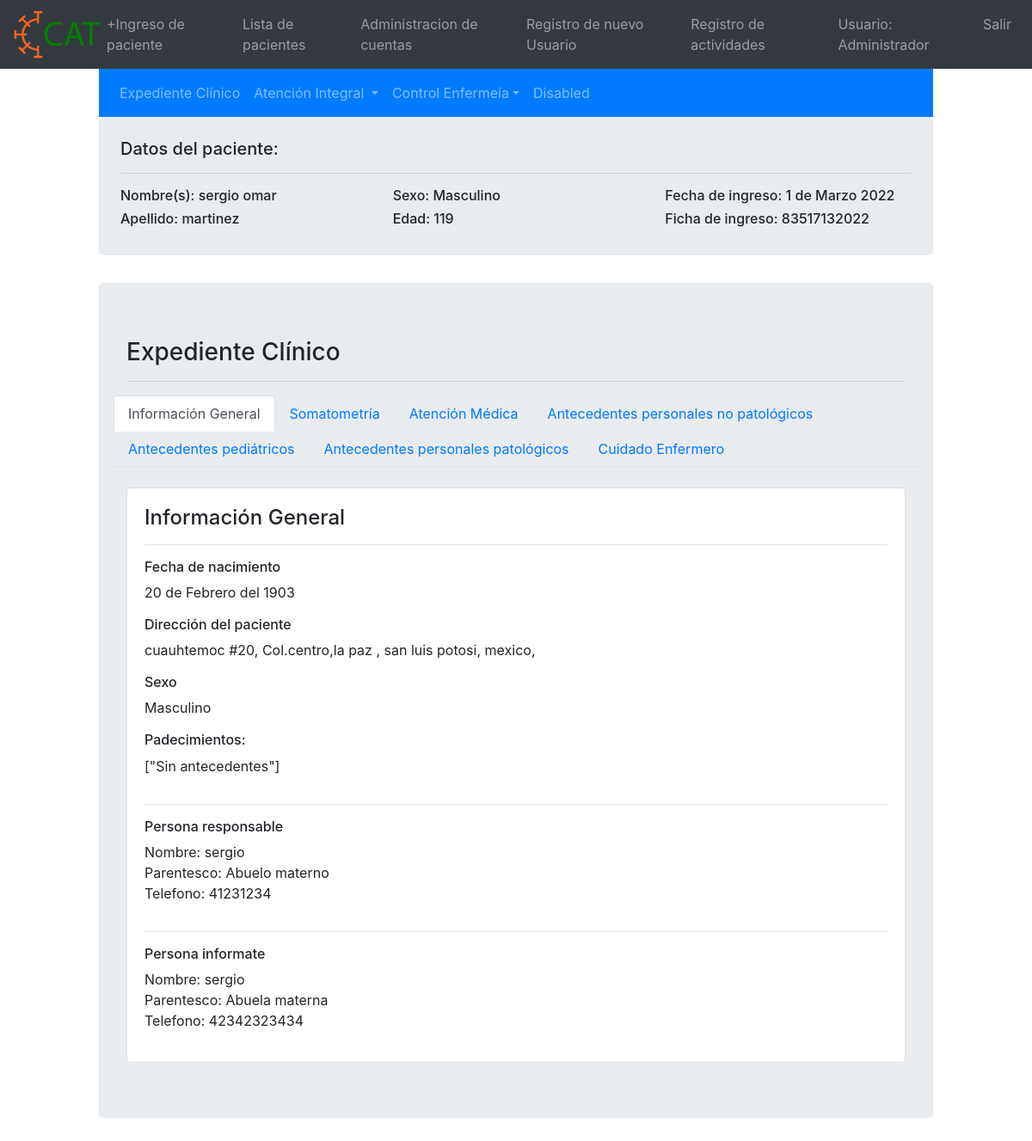
The page /patient_dashboard?enter_id=83517132022 (signed in) on the database its author committed.
### main.py (models this page shows)
class User(db.Model, UserMixin):
    id = db.Column(db.Integer, primary_key=True)
    username = db.Column(db.String(20),nullable=False,unique=True)
    user_names = db.Column(db.String(20),nullable=False,unique=False)
    user_first_lastname=db.Column(db.String(20),nullable=False,unique=False)
    user_second_lastname=db.Column(db.String(20),nullable=True,unique=False)
    password = db.Column(db.String(80),nullable=False)
    set_new_password = db.Column(db.Boolean(),nullable=False)
    user_type = db.Column(db.String(20),nullable=False)
    user_cedula = db.Column(db.String(20),nullable=True)
    active_user = db.Column(db.Boolean(),nullable=False)
    created_by = db.Column(db.String(80),nullable=False)
    register_date = db.Column(db.DateTime, default=datetime.datetime.utcnow)

class Patient(db.Model, UserMixin):
    ct = datetime.datetime.now()
    id = db.Column(db.Integer, primary_key=True)
    enter_id = db.Column(db.Integer,nullable=False,unique=True)
    enter_date = db.Column(db.DateTime, default = datetime.datetime.utcnow)
    informacion_introducida_por = db.Column(db.String(20),nullable=False,unique=False)
    names = db.Column(db.String(20),nullable=False,unique=False)
    first_lastname = db.Column(db.String(30),nullable=False,unique=False)
    second_lastname = db.Column(db.String(30),nullable=False,unique=False)
    dia_nacimiento = db.Column(db.String(3),nullable=False)
    mes_nacimiento = db.Column(db.String(3),nullable=False)
    ano_nacimiento = db.Column(db.String(5),nullable=False)
    address_street = db.Column(db.String(30),nullable=False)
    address_number = db.Column(db.String(30),nullable=False)
    address_cp = db.Column(db.String(30),nullable=False)
    address_colonia = db.Column(db.String(40),nullable=False)
    address_municipio = db.Column(db.String(40),nullable=False)
    address_estado = db.Column(db.String(40),nullable=False)
    address_pais = db.Column(db.String(40),nullable=False)
    gender = db.Column(db.String(20),nullable=False)
    prueba_covid = db.Column(db.String(20),nullable=False)
    saturacion = db.Column(db.String(5),nullable=False)
    padecimientos = db.Column(db.String(250),nullable=False)
    alergias = db.Column(db.String(40))
    persona_responsable_nombre = db.Column(db.String(50),nullable=False)
    persona_responsable_parentesco = db.Column(db.String(30),nullable=False)
    persona_responsable_tel = db.Column(db.String(15))
    persona_informante_nombre = db.Column(db.String(50),nullable=False)
    persona_informante_parentesco = db.Column(db.String(30),nullable=False)
    persona_informante_tel = db.Column(db.String(15))
    ant_heredo_familiares = db.Column(db.Boolean(),default = False)
    ant_personales_no_pat = db.Column(db.Boolean(),default = False)
    ant_personales_pat = db.Column(db.Boolean(), default = False)
    ant_pediatricos = db.Column(db.Boolean(), default = False)
    ant_gineco = db.Column(db.String(), default = False)
    somatometria = db.Column(db.Boolean(), default = False)

### main.py (the view)
@app.route('/patient_dashboard',methods=['GET','POST'])
@login_required
def patient_dashboard():
    if request.method == "GET":
        data = request.args
        enter_id = data.get("enter_id")
        patient = Patient.query.filter_by(enter_id=enter_id).first()
        somatometria = Somatometria.query.filter_by(enter_id=enter_id).first()
        atencion_medica = Atencion_medica.query.filter_by(enter_id=enter_id).first()
        antecedentes_personales_no_patologicos = Antecedentes_personales_no_patologicos.query.filter_by(enter_id=enter_id).first()
        antecedentes_pediatricos = Antecedentes_pediatricos.query.filter_by(enter_id=enter_id).first()
        ce_diagnosticos_enfermeria = Ce_diagnosticos_enfermeria.query.filter_by(enter_id=enter_id).all()
        ce_prevencion_caidas = Ce_prevencion_caidas.query.filter_by(enter_id=enter_id).all()
        ce_prevencion_ulceras = Ce_prevencion_ulceras.query.filter_by(enter_id=enter_id).all()
        ce_cuidado_heridas = Ce_cuidado_heridas.query.filter_by(enter_id=enter_id).all()
        ce_oxigenoterapia = Ce_oxigenoterapia.query.filter_by(enter_id=enter_id).all()
        ce_constantes_vitales = Ce_constantes_vitales.query.filter_by(enter_id=enter_id).all()
        label_chart = create_label_chart(ce_constantes_vitales)
        print(label_chart)
        temp_chart = create_data_chart(ce_constantes_vitales,"temperatura")
        oximetria_chart = create_data_chart(ce_constantes_vitales,"oximetria")
        antecedentes_personales_patologicos = Antecedentes_personales_patologicos.query.filter_by(enter_id=enter_id).first()
        age = get_age(int(patient.dia_nacimiento),int(patient.mes_nacimiento),int(patient.ano_nacimiento))
        enter_date = patient.enter_date
        enter_date = f"{enter_date.day} de {format_spanish_month(enter_date.month)} {enter_date.year} "
        return render_template("patient_dashboard.html",names=patient.names,enter_id=patient.enter_id,first_lastname=patient.first_lastname,gender=patient.gender,age=age,enter_date=enter_date,patient=patient,format_spanish_month=format_spanish_month,somatometria=somatometria,atencion_medica=atencion_medica,antecedentes_personales_no_patologicos=antecedentes_personales_no_patologicos,antecedentes_pediatricos=antecedentes_pediatricos,antecedentes_personales_patologicos=antecedentes_personales_patologicos,ce_diagnosticos_enfermeria=ce_diagnosticos_enfermeria,ce_prevencion_caidas=ce_prevencion_caidas,ce_prevencion_ulceras=ce_prevencion_ulceras,ce_cuidado_heridas=ce_cuidado_heridas,ce_oxigenoterapia=ce_oxigenoterapia,ce_constantes_vitales=ce_constantes_vitales,label_chart=label_chart,temp_chart=temp_chart,oximetria_chart=oximetria_chart)

### main.py (called while the page is built)
@login_manager.user_loader
def load_user(user_id):
    return User.query.get(int(user_id))

def get_age(day,month,year):
    dt = datetime.datetime.today()
    cur_day = dt.day
    cur_month = dt.month
    cur_year = dt.year
    age = cur_year - year
    print(f"day={day} month={month} year={year}")
    if cur_month < month:
        age -=1
        return age
    elif(cur_month==month and cur_day<=day):
        age -= 1
        return age
    return age

def format_spanish_month(month):
    month = int(month)
    if month == 1:
        return "Enero"
    elif month == 2:
        return "Febrero"
    elif month == 3:
        return "Marzo"
    elif month == 4:
        return "Abril"
    elif month == 5:
        return "Mayo"
    elif month == 6:
        return "Junio"
    elif month == 7:
        return "Julio"
    elif month == 8:
        return "Agosto"
    elif month == 9:
        return "Septiembre"
    elif month == 10:
        return "Octubre"
    elif month == 11:
        return "Noviembre"
    else:
        return "Diciembre"

def create_label_chart(input):
    output = []
    for e in input:
        label = "`{h}:{m} {d}-{mon}`".format(h=str(e.hora).zfill(2),m=str(e.minuto).zfill(2),d=e.day,mon=e.month)
        output.append(label)
        output_string = ",".join(output)
        output_string = "["+ output_string + "]"
    return output_string

def create_data_chart(input,data):
    output = []
    for e in input:
        output.append(str(getattr(e,data)))
        output_string = ",".join(output)
        output_string = "[" + output_string +"]"
    return output_string

### templates/patient_dashboard.html (shortened to what this page needs)
{%extends "base.html" %}
{%block content%}
<div class="col-1"></div>
<div class="col-10">
    {% from "patient_navbar.html" import patient_navbar with context %}
    {{patient_navbar(enter_id)}}
    {% from "patient_navbar.html" import patient_info with context %}
    {{patient_info( names,first_lastname,gender,age,enter_id,enter_date)}}
    <div class="jumbotron">
        <h3>Expediente Clínico</h3>
        <hr>
    <div class="row">
    <nav>
  <div class="nav nav-tabs" id="nav-tab" role="tablist">
    <a class="nav-item nav-link active" id="informacion-general-tab" data-toggle="tab" href="#nav-informacion-general" role="tab" aria-controls="nav-home" aria-selected="true">Información General</a>
    <a class="nav-item nav-link" id="somatometria-tab" data-toggle="tab" href="#nav-somatometria" role="tab" aria-controls="nav-profile" aria-selected="false">Somatometría</a>
    <a class="nav-item nav-link" id="atencion-medica-tab" data-toggle="tab" href="#nav-atencion-medica" role="tab" aria-controls="nav-contact" aria-selected="false">Atención Médica</a>
    <a class="nav-item nav-link" id="antecedentes-personales-no-patologicos-tab" data-toggle="tab" href="#nav-antecedentes-personales-no-patologicos" role="tab" aria-controls="nav-contact" aria-selected="false">Antecedentes personales no patológicos</a>
    <a class="nav-item nav-link" id="antecedentes-pediatricos-tab" data-toggle="tab" href="#nav-antecedentes-pediatricos" role="tab" aria-controls="nav-contact" aria-selected="false">Antecedentes pediátricos</a>
    <a class="nav-item nav-link" id="antecedentes-personales-patologicos-tab" data-toggle="tab" href="#nav-antecedentes-personales-patologicos" role="tab" aria-controls="nav-contact" aria-selected="false">Antecedentes personales patológicos</a>
<a class="nav-item nav-link" id="cuidado_enfermero-tab" data-toggle="tab" href="#nav-cuidado_enfermero" role="tab" aria-controls="nav-contact" aria-selected="false">Cuidado Enfermero</a>
  </div>
</nav>
</div>
<br>
<div class="tab-content" id="nav-main">
  <div class="tab-pane fade show active" id="nav-informacion-general" role="tabpanel" aria-labelledby="nav-home-tab">
      <div class="card card-body">
            <div class="row">
              <div class="col">
                <h4>Información General</h4>
                <hr>
              </div>
            </div>
            <div class="row">
              <div class="col">
                <h6>Fecha de nacimiento</h6>
                <p> {{patient.dia_nacimiento}} de {{format_spanish_month(patient.mes_nacimiento)}} del {{patient.ano_nacimiento}}</p>
              </div>
            </div>
            <div class="row">
              <div class="col">
                <h6> Dirección del paciente</h6>
                <p> {{patient.address_street}} #{{patient.address_number}}, Col.{{patient.address_colonia}},{{patient.address_municipio}}, {{patient.address_estado}},
                {{patient.address_pais}}, {{patient.address_}}</p>
              </div>
            </div>
            <div class="row">
                <div class="col">
                    <h6>Sexo</h6>
                    <p>
                    {{patient.gender}}
                    </p>
                </div>
            </div>
            <div class="row">
                <div class="col">
                    <h6>Padecimientos:</h6>
                    <p>
                    {% set list = patient.padecimientos.split(",")%}
                    {%for element in list %}
                    {{element}}
                    {%endfor%}
                    </p>
                </div>
            </div>
            <hr>
            <div class="row">
                <div class="col">
                    <h6>Persona responsable</h6>
                    <p>
                    Nombre: {{patient.persona_responsable_nombre}}
                    <br>
                    Parentesco: {{patient.persona_responsable_parentesco}}
                    <br>
                    Telefono: {{patient.persona_responsable_tel}}
                    </p>
                </div>
            </div>
            <hr>
            <div class="row">
                <div class="col">
                    <h6>Persona informate</h6>
                    <p>
                    Nombre: {{patient.persona_informante_nombre}}
                    <br>
                    Parentesco: {{patient.persona_informante_parentesco}}
                    <br>
                    Telefono: {{patient.persona_informante_tel}}
                    </p>
                </div>
            </div>
          </div>
  </div>
</div>
{%endblock%}

### templates/base.html (shortened to what this page needs)
<!DOCTYPE html>
<html lang='es'>
    <head>
        <link rel="stylesheet" href="static/css/bootstrap.min.css">
        <link rel="stylesheet" href="static/css/master.css">
    </head>
    <body>
<nav class="navbar navbar-expand-lg navbar-dark bg-dark">
    <a href="dashboard">
    <img class="logo" src="static/images/cat.png">
    <a>
  <div class="collapse navbar-collapse" id="navbarNavDropdown">
    <ul class="navbar-nav">
      <li class="nav-item">
        <a class="nav-link" href="ingreso_paciente">+Ingreso de paciente</a>
      </li>
      <li class="nav-item">
        <a class="nav-link" href="patients">Lista de pacientes</a>
      </li>
    </ul>
    <ul class="navbar-nav ml-auto">
    <li class="nav-item">
      {% if current_user.type == "Personal administrativo" or current_user.username == "Administrador" %}
      <li class="nav-item">
          <a class="nav-link" href="manage_accounts">Administracion de cuentas</a>
      </li>
      <li class="nav-item">
          <a class="nav-link" href="register">Registro de nuevo Usuario</a>
      </li>
      <li class="nav-item">
          <a class="nav-link" href="log">Registro de actividades</a>
      </li>
      {%endif%}
      {%if current_user.is_authenticated%}
      <li class="nav-item">
          <a class="nav-link">Usuario: {{ current_user.username }}</a>
      </li>
     <li class="nav-item">
          <a class="nav-link" href="logout" >Salir</a>
      </li>
      {% else %}
      <li class="nav-item">
          <a class="nav-link" href="login">Login</a>
      </li>
      {% endif %}
      </ul>
  </div>
</nav>
<div class="container-fluid">
   <div class="row">
    {% block content%}{%endblock%}
    </div>
</div>
</body>
<html>

### templates/patient_navbar.html (shortened to what this page needs)
{% macro patient_navbar(enter_id) %}
<nav class="navbar navbar-expand-lg navbar-dark bg-primary">
  <div class="collapse navbar-collapse" id="navbarSupportedContent">
    <ul class="navbar-nav mr-auto">
        <li class="nav-item">
          <a class="nav-link" role="button" href="patient_dashboard?enter_id={{patient.enter_id}}" aria-haspopup="true" aria-expanded="false">Expediente Clínico</a>
      </li>
      <li class="nav-item dropdown">
        <a class="nav-link dropdown-toggle" href="#" id="navbarDropdown" role="button" data-toggle="dropdown" aria-haspopup="true" aria-expanded="false">
         Atención Integral
        </a>
      </li>
        <li class="nav-link dropdown">
            <a class="dropdown-toggle" type="button" id="dropdownMenu2" data-toggle="dropdown" aria-haspopup="true" aria-expanded="false">Control Enfermeía</a>
        </li>
        <li class="nav-item">
        <a class="nav-link dropdown" href="#">Disabled</a>
      </li>
    </ul>
 </div>
 </nav>
<link rel="stylesheet" href="static/css/master.css">
{%endmacro%}
{% macro patient_info(names,first_lastname,gender,age,enter_id,enter_date)%}
<div class="jumbotron" style="padding: 25px;">
    <h5> Datos del paciente:</h5>
    <hr>
    <div class="row">
        <div class="col">
            <h6> Nombre(s): {{names}}</h6>
            <h6> Apellido: {{first_lastname}}</h6>
        </div>
        <div class="col">
            <h6>Sexo: {{gender}}</h6>
            <h6>Edad: {{age}}</h6>
        </div>
        <div class="col">
            <h6>Fecha de ingreso: {{enter_date}}</h6>
            <h6>Ficha de ingreso: {{enter_id}}</h6>
        </div>
    </div>
</div>
{% endmacro%}

### rows shown on the page
User: username "Administrador"
Patient: names "sergio omar", first_lastname "martinez", gender "Masculino", enter "83517132022", dia_nacimiento "20", mes_nacimiento "Febrero", ano_nacimiento "1903", address_street "cuauhtemoc", address_number "20", address_colonia "centro", address_municipio "la paz", address_estado "san luis potosi", address_pais "mexico", padecimientos "[\"Sin antecedentes\"]", persona_responsable_nombre "sergio", persona_responsable_parentesco "Abuelo materno", persona_responsable_tel "41231234", persona_informante_nombre "sergio", persona_informante_parentesco "Abuela materna", persona_informante_tel "42342323434"

### other values the page prints
{{ age }} "119"
{{ enter_date }} "1 de Marzo 2022"
